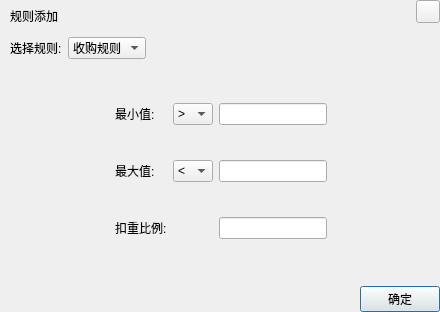
<?xml version="1.0" encoding="UTF-8"?>
<ui version="4.0">
 <class>FrmRule</class>
 <widget class="QDialog" name="FrmRule">
  <property name="geometry">
   <rect>
    <x>0</x>
    <y>0</y>
    <width>440</width>
    <height>312</height>
   </rect>
  </property>
  <property name="windowTitle">
   <string>Dialog</string>
  </property>
  <layout class="QVBoxLayout" name="verticalLayout" stretch="1,2,7,1">
   <property name="leftMargin">
    <number>10</number>
   </property>
   <property name="topMargin">
    <number>0</number>
   </property>
   <property name="rightMargin">
    <number>0</number>
   </property>
   <property name="bottomMargin">
    <number>0</number>
   </property>
   <item>
    <widget class="QWidget" name="widget" native="true">
     <layout class="QHBoxLayout" name="horizontalLayout_2">
      <property name="leftMargin">
       <number>0</number>
      </property>
      <property name="topMargin">
       <number>0</number>
      </property>
      <property name="rightMargin">
       <number>0</number>
      </property>
      <property name="bottomMargin">
       <number>0</number>
      </property>
      <item>
       <widget class="QLabel" name="labTitle">
        <property name="text">
         <string>规则添加</string>
        </property>
       </widget>
      </item>
      <item>
       <spacer name="horizontalSpacer_4">
        <property name="orientation">
         <enum>Qt::Horizontal</enum>
        </property>
        <property name="sizeHint" stdset="0">
         <size>
          <width>40</width>
          <height>20</height>
         </size>
        </property>
       </spacer>
      </item>
      <item>
       <widget class="QWidget" name="widget_3" native="true">
        <layout class="QGridLayout" name="gridLayout_3">
         <property name="leftMargin">
          <number>0</number>
         </property>
         <property name="topMargin">
          <number>0</number>
         </property>
         <property name="rightMargin">
          <number>0</number>
         </property>
         <property name="bottomMargin">
          <number>0</number>
         </property>
         <item row="0" column="0">
          <widget class="QToolButton" name="toolButton">
           <property name="text">
            <string/>
           </property>
          </widget>
         </item>
         <item row="1" column="0">
          <spacer name="verticalSpacer">
           <property name="orientation">
            <enum>Qt::Vertical</enum>
           </property>
           <property name="sizeHint" stdset="0">
            <size>
             <width>20</width>
             <height>40</height>
            </size>
           </property>
          </spacer>
         </item>
        </layout>
       </widget>
      </item>
     </layout>
    </widget>
   </item>
   <item>
    <layout class="QHBoxLayout" name="horizontalLayout">
     <item>
      <widget class="QLabel" name="label">
       <property name="text">
        <string>选择规则:</string>
       </property>
      </widget>
     </item>
     <item>
      <widget class="QComboBox" name="comboBox">
       <item>
        <property name="text">
         <string>收购规则</string>
        </property>
       </item>
       <item>
        <property name="text">
         <string>拒收规则</string>
        </property>
       </item>
      </widget>
     </item>
     <item>
      <spacer name="horizontalSpacer">
       <property name="orientation">
        <enum>Qt::Horizontal</enum>
       </property>
       <property name="sizeHint" stdset="0">
        <size>
         <width>40</width>
         <height>20</height>
        </size>
       </property>
      </spacer>
     </item>
    </layout>
   </item>
   <item>
    <widget class="QStackedWidget" name="stackedWidget">
     <property name="currentIndex">
      <number>1</number>
     </property>
     <widget class="QWidget" name="page">
      <layout class="QGridLayout" name="gridLayout_2">
       <item row="0" column="3">
        <spacer name="horizontalSpacer_3">
         <property name="orientation">
          <enum>Qt::Horizontal</enum>
         </property>
         <property name="sizeHint" stdset="0">
          <size>
           <width>40</width>
           <height>20</height>
          </size>
         </property>
        </spacer>
       </item>
       <item row="0" column="1">
        <widget class="QLabel" name="label_2">
         <property name="text">
          <string>拒收值:</string>
         </property>
        </widget>
       </item>
       <item row="0" column="2">
        <widget class="QLineEdit" name="editReject"/>
       </item>
       <item row="0" column="0">
        <spacer name="horizontalSpacer_6">
         <property name="orientation">
          <enum>Qt::Horizontal</enum>
         </property>
         <property name="sizeHint" stdset="0">
          <size>
           <width>40</width>
           <height>20</height>
          </size>
         </property>
        </spacer>
       </item>
      </layout>
     </widget>
     <widget class="QWidget" name="page_2">
      <layout class="QGridLayout" name="gridLayout">
       <property name="leftMargin">
        <number>0</number>
       </property>
       <item row="0" column="3">
        <widget class="QLineEdit" name="editMax"/>
       </item>
       <item row="0" column="0">
        <spacer name="horizontalSpacer_5">
         <property name="orientation">
          <enum>Qt::Horizontal</enum>
         </property>
         <property name="sizeHint" stdset="0">
          <size>
           <width>40</width>
           <height>20</height>
          </size>
         </property>
        </spacer>
       </item>
       <item row="2" column="1">
        <widget class="QLabel" name="label_5">
         <property name="text">
          <string>扣重比例:</string>
         </property>
        </widget>
       </item>
       <item row="2" column="3">
        <widget class="QLineEdit" name="editRatio"/>
       </item>
       <item row="1" column="3">
        <widget class="QLineEdit" name="editMin"/>
       </item>
       <item row="0" column="4">
        <spacer name="horizontalSpacer_2">
         <property name="orientation">
          <enum>Qt::Horizontal</enum>
         </property>
         <property name="sizeHint" stdset="0">
          <size>
           <width>40</width>
           <height>20</height>
          </size>
         </property>
        </spacer>
       </item>
       <item row="0" column="1">
        <widget class="QLabel" name="label_3">
         <property name="text">
          <string>最小值:</string>
         </property>
        </widget>
       </item>
       <item row="1" column="1">
        <widget class="QLabel" name="label_4">
         <property name="text">
          <string>最大值:</string>
         </property>
        </widget>
       </item>
       <item row="1" column="2">
        <widget class="QComboBox" name="cbxLess">
         <property name="maximumSize">
          <size>
           <width>40</width>
           <height>16777215</height>
          </size>
         </property>
         <item>
          <property name="text">
           <string>&lt;</string>
          </property>
         </item>
         <item>
          <property name="text">
           <string>&lt;=</string>
          </property>
         </item>
        </widget>
       </item>
       <item row="0" column="2">
        <widget class="QComboBox" name="cbxGreater">
         <property name="maximumSize">
          <size>
           <width>40</width>
           <height>16777215</height>
          </size>
         </property>
         <item>
          <property name="text">
           <string>&gt;</string>
          </property>
         </item>
         <item>
          <property name="text">
           <string>&gt;=</string>
          </property>
         </item>
        </widget>
       </item>
      </layout>
     </widget>
    </widget>
   </item>
   <item>
    <layout class="QHBoxLayout" name="horizontalLayout_3">
     <item>
      <spacer name="horizontalSpacer_7">
       <property name="orientation">
        <enum>Qt::Horizontal</enum>
       </property>
       <property name="sizeHint" stdset="0">
        <size>
         <width>40</width>
         <height>20</height>
        </size>
       </property>
      </spacer>
     </item>
     <item>
      <widget class="QPushButton" name="btnOk">
       <property name="text">
        <string>确定</string>
       </property>
      </widget>
     </item>
    </layout>
   </item>
  </layout>
 </widget>
 <resources/>
 <connections/>
</ui>
